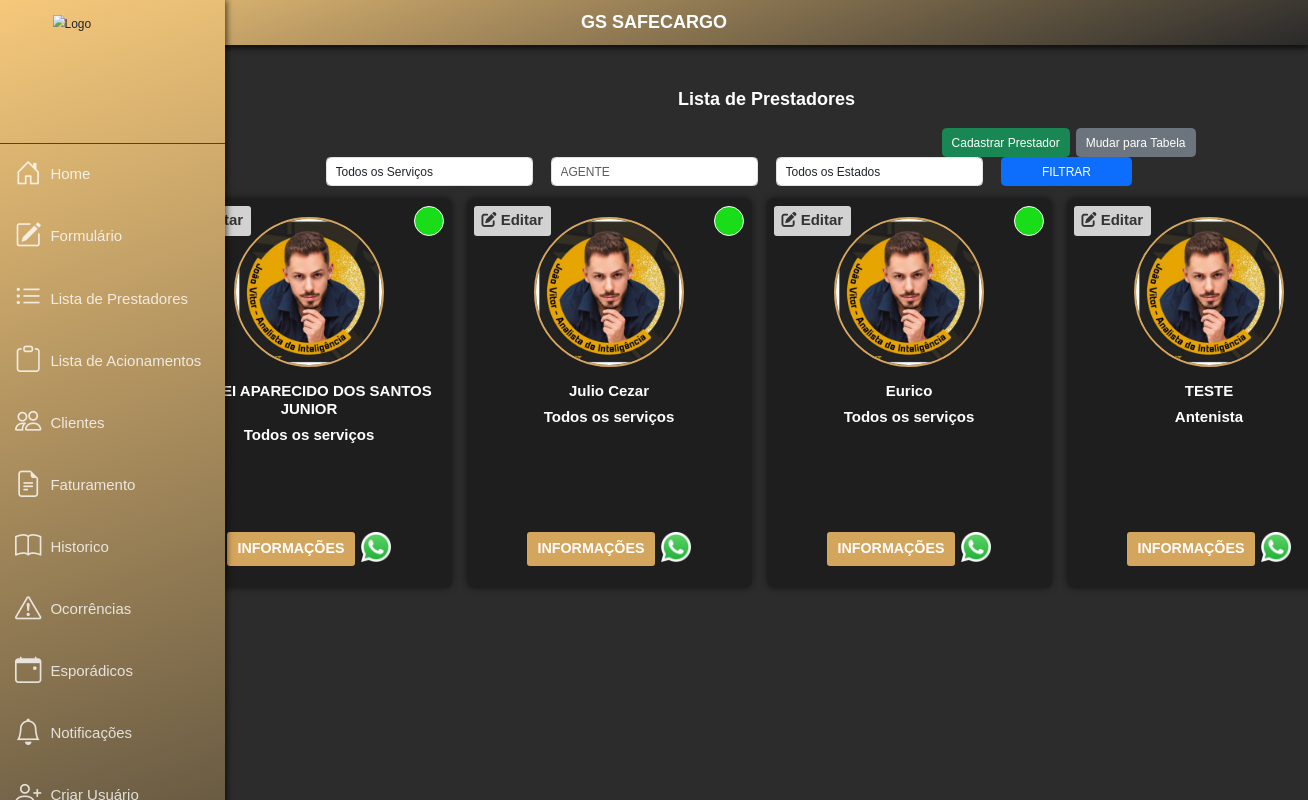
/formacompanhamento/prestadores/lista/ (signed in), run on the app's committed database.
### formacompanhamento/models.py (models this page shows, shortened)
class prestadores(models.Model):
    status =[
        ("ATIVO","ATIVO"),
        ("INATIVO","INATIVO"),
        ("PENDENTE","PENDENTE"),
    ]
    servicos_options = [
        ("Antenista","Antenista"),
        ("Ponta Resposta Armado","Ponta Resposta Armado"),
        ("Pronta Resposta Desarmado","Pronta Resposta Desarmado"),
        ("Todos os serviços"," Todos os servicos"),
        ("Antenista e Pronta Resposta Armado","Antenista e Pronta Resposta Armado"),
        ("Antenista e Pronta Resposta Desrmado","Antenista e Pronta Resposta Desrmado"),
    ]
    estados_br = [
    ("AC", "Acre"),
    ("AP", "Amapá"),
    ("AM", "Amazonas"),
    ("PA", "Pará"),
    ("RO", "Rondônia"),
    ("RR", "Roraima"),
    ("TO", "Tocantins"),
    ("AL", "Alagoas"),
    ("BA", "Bahia"),
    ("CE", "Ceará"),
    ("MA", "Maranhão"),
    ("PB", "Paraíba"),
    ("PE", "Pernambuco"),
    ("PI", "Piauí"),
    ("RN", "Rio Grande do Norte"),
    ("SE", "Sergipe"),
    ("DF", "Distrito Federal"),
    ("GO", "Goiás"),
    ("MT", "Mato Grosso"),
    ("MS", "Mato Grosso do Sul"),
    ("ES", "Espírito Santo"),
    ("MG", "Minas Gerais"),
    ("RJ", "Rio de Janeiro"),
    ("SP", "São Paulo"),
    ("PR", "Paraná"),
    ("RS", "Rio Grande do Sul"),
    ("SC", "Santa Catarina"),
]
    Nome = models.CharField(max_length=50, null=True, blank=True)
    cpf_cnpj = models.CharField(max_length=50, null=True, blank=True)
    vencimento_cnh = models.DateField(null=True, blank=True)
    tipo_prestador = models.CharField(max_length=50, null=True, blank=True)
    endereco = models.CharField(max_length=50, null=True, blank=True)
    cidade = models.CharField(max_length=50, null=True, blank=True)
    estado = models.CharField(choices=estados_br ,max_length=50, null=True, blank=True)
    telefone = models.CharField(max_length=50, null=True, blank=True)
    email = models.CharField(max_length=50, null=True, blank=True)
    conta = models.CharField(max_length=50, null=True, blank=True)
    disponibilidade = models.CharField(max_length=50, null=True, blank=True)
    lat_long = models.CharField(max_length=50, null=True, blank=True)
    status_prestador = models.CharField(choices=status,max_length=50, null=True, blank=True)
    agencia= models.CharField(max_length=50, null=True, blank=True)
    tipo_de_conta= models.CharField(max_length=50, null=True, blank=True)
    banco= models.CharField(max_length=50, null=True, blank=True)
    franquia_km = models.DecimalField(max_digits=5, decimal_places=2,null=True,blank=True)
    valor_acionamento = models.DecimalField(max_digits=5, decimal_places=2,null=True,blank=True)
    servicos = models.CharField(choices=servicos_options,max_length=50, null=True, blank=True)
    valor_prontaresposta_armado = models.CharField(max_length=50, null=True, blank=True)
    franquia_hora_armado  = models.DecimalField(max_digits=5, decimal_places=2,null=True,blank=True)
    franquia_km_armado  = models.DecimalField(max_digits=5, decimal_places=2,null=True,blank=True)
    valorkm_armado = models.DecimalField(max_digits=5, decimal_places=2,null=True,blank=True)
    valorh_armado  = models.DecimalField(max_digits=5, decimal_places=2,null=True,blank=True)
    valor_prontaresposta_desarmado = models.CharField(max_length=50, null=True, blank=True)
    franquia_hora_desarmado  = models.DecimalField(max_digits=5, decimal_places=2,null=True,blank=True)
    franquia_km_desarmado  = models.DecimalField(max_digits=5, decimal_places=2,null=True,blank=True)
    valorkm_desarmado = models.DecimalField(max_digits=5, decimal_places=2,null=True,blank=True)
    valorh_desarmado  = models.DecimalField(max_digits=5, decimal_places=2,null=True,blank=True)
    valor_antenista = models.CharField(max_length=50, null=True, blank=True)
    franquia_hora_antenista  = models.DecimalField(max_digits=5, decimal_places=2,null=True,blank=True)
    franquia_km_antenista  = models.DecimalField(max_digits=5, decimal_places=2,null=True,blank=True)
    valorkm_antenista = models.DecimalField(max_digits=5, decimal_places=2,null=True,blank=True)
    valorh_antenista  = models.DecimalField(max_digits=5, decimal_places=2,null=True,blank=True)
    cnh = models.ImageField(upload_to='imagens_registros/', null=True, blank=True)
    foto = models.ImageField(upload_to='imagens_registros/', null=True, blank=True)

### formacompanhamento/views.py (the view)
# urls.py: path('prestadores/lista/', PrestadorListView.as_view(), name='lista_prestadores'),
class PrestadorListView(LoginRequiredMixin, PermissionRequiredMixin, ListView):
    model = prestadores
    template_name = 'lista_prestadores.html'
    context_object_name = 'prestadores'
    permission_required = "formacompanhamento.view_agentes"
    def get_queryset(self):
        qs = super().get_queryset()
        servicos = self.request.GET.get('servicos', '')
        nome = self.request.GET.get('nome', '')  # Corrigido aqui
        estado = self.request.GET.get('estado', '').upper().strip()  # Corrigido aqui e padronizado para uppercase
        if servicos:
            qs = qs.filter(servicos__icontains=servicos)
        if nome:
            qs = qs.filter(Nome__icontains=nome)
        if estado:
            qs = qs.filter(estado__iexact=estado)
        return qs
    from django.views.generic.edit import CreateView

### formacompanhamento/templates/lista_prestadores.html (shortened to what this page needs)
{% extends 'base.html' %}
{% load static %}
{% block content %}
{% include "components/_header.html" %}
<div class="container mt-5">
    <h2 class="titulo-lista">Lista de Prestadores</h2>
    <div class="d-flex justify-content-end mt-4 me-3">
        <div class="d-flex gap-2">
            <a href="{% url 'formacompanhamento:criar_prestador' %}" class="btn btn-success">Cadastrar Prestador</a>
            <button id="toggle-layout" type="button" class="btn btn-secondary">Mudar para Tabela</button>
        </div>
    </div>
    <form method="GET" class="row mb-3">
        <div class="col-md-3">
            <select name="servicos" class="form-control">
                <option value="" {% if not request.GET.servicos %}selected{% endif %}>Todos os Serviços</option>
            </select>
        </div>
        <div class="col-md-3">
            <input type="text" name="nome" value="{{ request.GET.nome }}" placeholder="AGENTE" class="form-control">
        </div>
        <div class="col-md-3">
            <select name="estado" class="form-control">
                <option value="" {% if not request.GET.estado %}selected{% endif %}>Todos os Estados</option>
            </select>
        </div>
        <div class="col-md-2">
            <button type="submit" class="btn btn-primary w-100">FILTRAR</button>
        </div>
    </form>
    <div class="lista-prestadores">
        {% for prestador in prestadores %}
        <div class="card-prestador">
            <div class="card-status-icone
                {% if prestador.status_prestador == 'ATIVO' %}ativo
                {% elif prestador.status_prestador == 'INATIVO' %}inativo
                {% elif prestador.status_prestador == 'PENDENTE' %}pendente
                {% endif %}">
            </div>
            <a href="{% url 'formacompanhamento:editar_prestador' prestador.pk %}" class="btn-editar">
                <i class="fas fa-edit"></i> Editar
            </a>
            {% if prestador.foto %}
                <img src="{{ prestador.foto.url }}" class="card-imagem" alt="Foto de {{ prestador.Nome }}">
            {% else %}
                <img src="{% static 'images/default-avatar.png' %}" class="card-imagem" alt="Foto não disponível">
            {% endif %}
            <div class="card-conteudo">
                <h5 class="card-nome">{{ prestador.Nome }}</h5>
                <p class="card-status">{{ prestador.servicos }}</p>
                <div class="card-footer">
                    <button class="card-informacoes">INFORMAÇÕES</button>
                    <a href="https://wa.me/{{ prestador.telefone }}" target="_blank">
                        <img src="{% static 'images/whatsapp.png' %}" class="whatsapp-icon" alt="WhatsApp">
                    </a>
                </div>
            </div>
        </div>
        {% empty %}
        <div class="col-12">
            <p class="text-center text-white">Nenhum prestador cadastrado.</p>
        </div>
        {% endfor %}
    </div>
</div>
{% endblock %}

### core/templates/base.html (shortened to what this page needs)
{% load static %}
<!DOCTYPE html>
<html lang="pt-br">
<head>
  <link rel="stylesheet" href="https://cdn.jsdelivr.net/npm/bootstrap@5.3.0/dist/css/bootstrap.min.css">
  <link rel="stylesheet" href="https://cdn.jsdelivr.net/npm/bootstrap-icons@1.10.5/font/bootstrap-icons.css">
  <link rel="stylesheet" href="https://cdnjs.cloudflare.com/ajax/libs/font-awesome/6.0.0/css/all.min.css">
</head>
<body>
  {% if user.is_authenticated %}
    {% include "components/_sidebar.html" %}
    {% if request.resolver_match.url_name != 'login' %}
    <nav class="navbar">
        <div class="d-flex justify-content-between align-items-center w-100 px-4">
            <a href="{% url 'home' %}" class="gs-link">GS Acionamento</a>
            <div class="d-flex align-items-center">
                <a href="{% url 'formacompanhamento:ocorrencia_transporte_create' %}" class="btn btn-link text-white me-3" title="Nova Ocorrência de Transporte">
                    <i class="bi bi-truck" style="font-size: 1.5rem;"></i>
                </a>
               {% if perms.notifications.view_notification %}
                <div class="notification-bell">
                    <a href="{% url 'notifications:list' %}" class="btn btn-link position-relative">
                        <i class="fas fa-bell text-white" style="font-size: 1.5rem;"></i>
                    </a>
                </div>
                {% endif %}
            </div>
        </div>
    </nav>
    {% endif %}
    <div class="content-container with-sidebar">
  {% else %}
    <div class="content-container not-logged-in">
  {% endif %}
    {% block content %}{% endblock %}
  </div>
</body>
</html>

### core/templates/components/_sidebar.html (shortened to what this page needs)
{% load static %}
<header class="navbar">
  <nav>
    <div class="scroll-container">
      <span class="scroll-text">GS SAFECARGO</span>
    </div>
  </nav>
</header>
<div class="sidebar">
  <div class="sidebar-header">
    <img
      src="{% static 'core/images/favicon.ico' %}"
      alt="Logo"
      class="sidebar-logo"
    />
  </div>
  <ul class="sidebar-menu">
    {% if perms.formacompanhamento.view_agente %}
    <li>
      <a href="{% url 'home' %}">
        <i class="bi bi-house-door"></i>
        <span class="menu-text">Home</span>
      </a>
    </li>
    <li>
      <a href="{% url 'formacompanhamento:registro_pagamento_create' %}">
        <i class="bi bi-pencil-square"></i>
        <span class="menu-text">Formulário</span>
      </a>
    </li>
    <li>
      <a href="{% url 'formacompanhamento:lista_prestadores' %}">
        <i class="bi bi-list-ul"></i>
        <span class="menu-text">Lista de Prestadores</span>
      </a>
    </li>
    <li>
      <a href="{% url 'formacompanhamento:registro_pagamento_list' %}">
        <i class="bi bi-clipboard"></i>
        <span class="menu-text">Lista de Acionamentos</span>
      </a>
    </li>
    <li>
      <a href="{% url 'formacompanhamento:clientes_acionamento_list' %}">
        <i class="bi bi-people"></i>
        <span class="menu-text">Clientes</span>
      </a>
    </li>
    {% endif %}
    {% if perms.formacompanhamento.delete_agente %}
    <li>
      <a href="{% url 'formacompanhamento:faturamento_lista' %}">
        <i class="bi bi-file-earmark-text"></i>
        <span class="menu-text">Faturamento</span>
      </a>
    </li>
    {% endif %}
    {% if perms.formacompanhamento.view_prestadores %}
    <li>
      <a href="{% url 'formacompanhamento:historico' %}">
        <i class="bi bi-book"></i>
        <span class="menu-text">Historico</span>
      </a>
    </li>
    {% endif %}
    <li>
      <a href="{% url 'formacompanhamento:ocorrencia_transporte_list' %}">
        <i class="bi bi-exclamation-triangle"></i>
        <span class="menu-text">Ocorrências</span>
      </a>
    </li>
    {% if perms.esporadico.view_esporadico %}
    <li>
      <a href="{% url 'esporadico_list' %}">
        <i class="bi bi-calendar-event"></i>
        <span class="menu-text">Esporádicos</span>
      </a>
    </li>
    {% endif %}
    {% if perms.formacompanhamento.view_ocorrenciatransporte %}
    <li>
      <a href="{% url 'notifications:list' %}" class="position-relative">
        <i class="bi bi-bell"></i>
        <span class="menu-text">Notificações</span>
      </a>
    </li>
    {% endif %}
    {% if user.is_superuser %}
    <li>
      <a href="{% url 'admin_create_user' %}">
        <i class="bi bi-person-plus"></i>
        <span class="menu-text">Criar Usuário</span>
      </a>
    </li>
    {% endif %}
  </ul>
</div>

### core/templates/components/_header.html
<header class="navbar">
    <nav>
      <div class="scroll-container">
          <span class="scroll-text">GS SAFECARGO</span>
      </div>
  </nav>
  </header>

### data on the page
prestadores: foto (picture), Nome "SIDNEI APARECIDO DOS SANTOS JUNIOR", servicos "Todos os serviços"
prestadores: foto (picture), Nome "Julio Cezar", servicos "Todos os serviços"
prestadores: foto (picture), Nome "Eurico", servicos "Todos os serviços"
prestadores: foto (picture), Nome "TESTE", servicos "Antenista"
